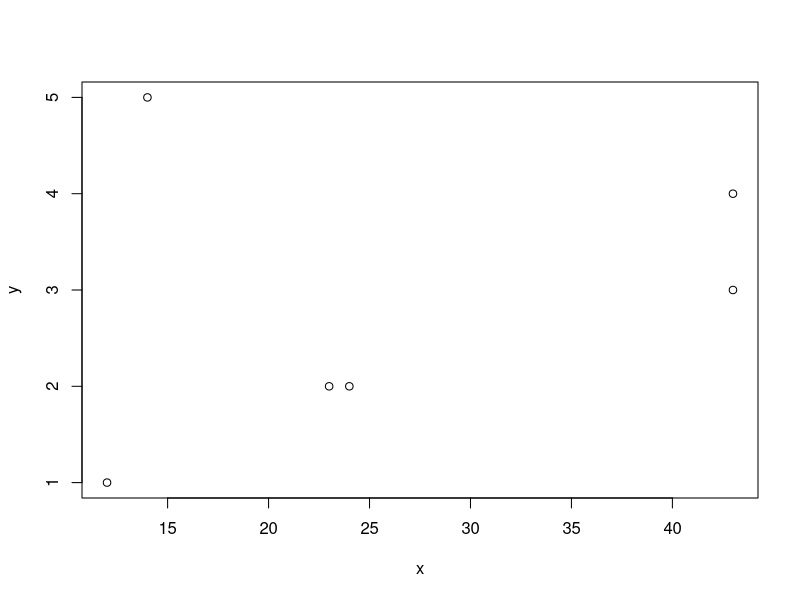

Write the R code that produced this figure.
## ---- chunk 1
#| label: fig:salinity
#| fig-cap: "germination rate vs salinity"
x <- c(12,23,43,43,24,14)
y <- c(1,2,3,4,2,5)
plot(x,y)
